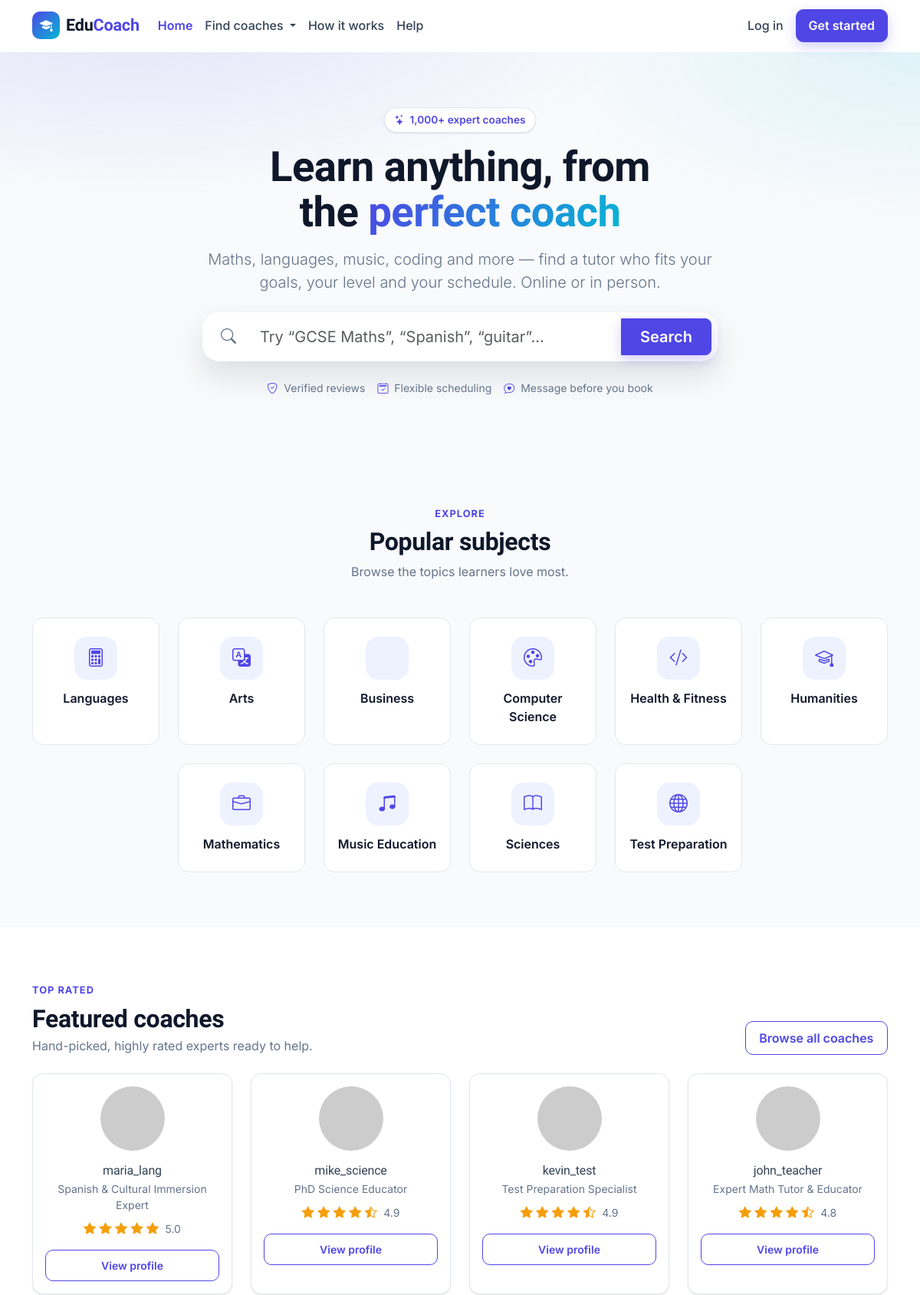
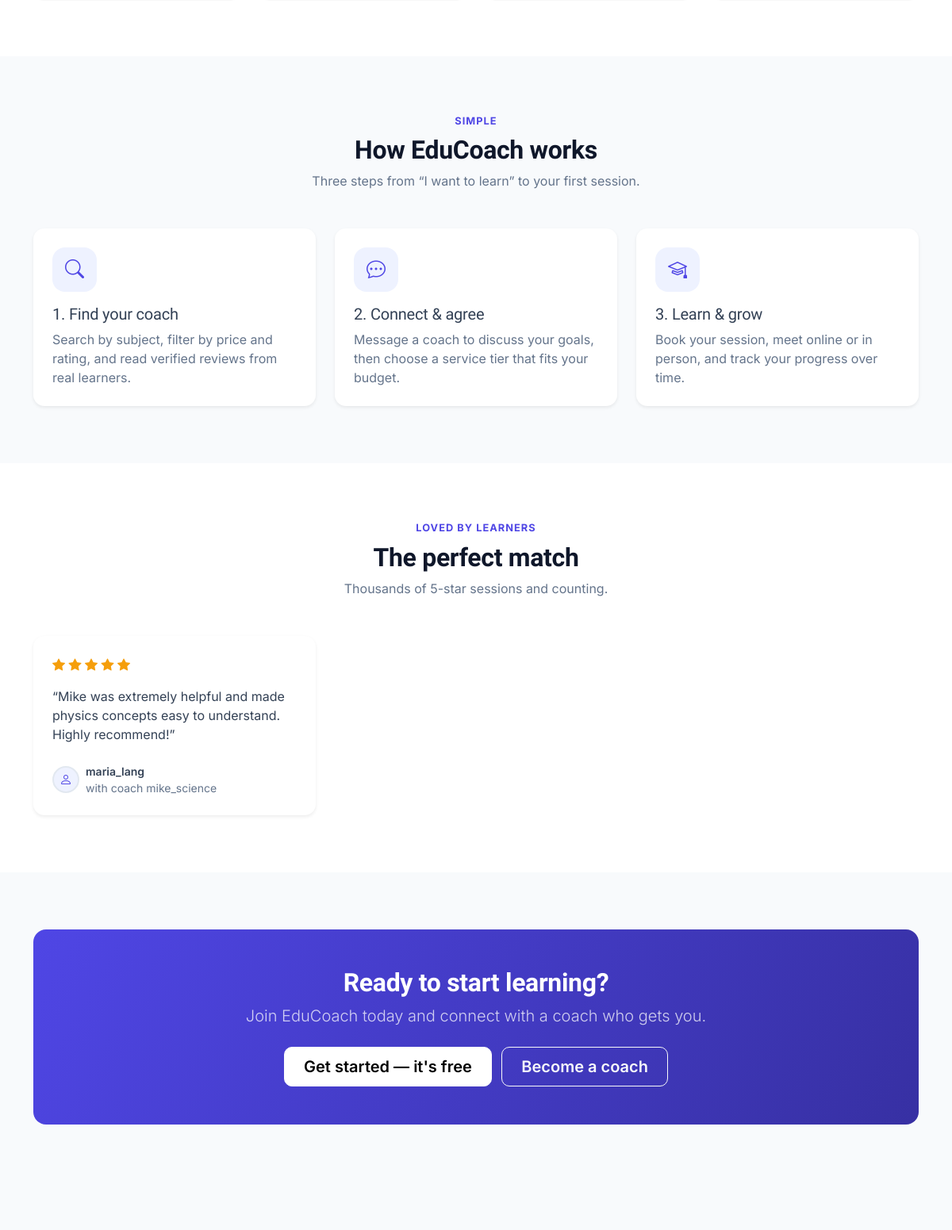
Page /pages/home.php (upper part) on the committed database (2 pictures, top to bottom).
### tables this page shows
CREATE TABLE IF NOT EXISTS Categories (
    category_id INT PRIMARY KEY AUTO_INCREMENT,
    name VARCHAR(100) NOT NULL,
    description TEXT
);

CREATE TABLE IF NOT EXISTS Coaches (
    coach_id INT PRIMARY KEY AUTO_INCREMENT,
    user_id INT,
    headline VARCHAR(255),  
    about_me TEXT,  
    experience VARCHAR(50),  
    hourly_rate DECIMAL(8,2),  
    video_url VARCHAR(255),  
    custom_category VARCHAR(100) NULL,  
    rating DECIMAL(3,2) DEFAULT 0,
    created_at TIMESTAMP DEFAULT CURRENT_TIMESTAMP
);

CREATE TABLE IF NOT EXISTS Users (
    user_id INT PRIMARY KEY AUTO_INCREMENT,
    username VARCHAR(50) NOT NULL,
    email VARCHAR(100) NOT NULL UNIQUE,
    password_hash VARCHAR(255) NOT NULL,
    user_type ENUM('regular', 'business', 'admin') DEFAULT 'regular',
    profile_image VARCHAR(255),
    bio TEXT,
    created_at TIMESTAMP DEFAULT CURRENT_TIMESTAMP,
    is_banned BOOLEAN DEFAULT FALSE,
    reset_token VARCHAR(64) DEFAULT NULL,
    reset_expires DATETIME DEFAULT NULL,
    last_login DATETIME DEFAULT NULL
);

CREATE TABLE IF NOT EXISTS Reviews (
    review_id INT PRIMARY KEY AUTO_INCREMENT,
    session_id INT,
    user_id INT,
    coach_id INT,
    rating TINYINT NOT NULL CHECK (rating BETWEEN 1 AND 5),
    comment TEXT,
    created_at TIMESTAMP DEFAULT CURRENT_TIMESTAMP
);

### includes/config.php (called while the page is built, shortened)
<?php
function e(?string $value): string
{
    return htmlspecialchars($value ?? '', ENT_QUOTES, 'UTF-8');
}

### pages/home.php (the view, shortened to what this page needs)
<?php
require __DIR__ . '/../includes/db_connection.php';
$user_id = $_SESSION['user_id'] ?? null;
try {
    $stmt = $pdo->query("
        SELECT c.category_id, c.name, COUNT(cc.coach_id) AS coach_count
        FROM Categories c
        LEFT JOIN CoachCategories cc ON c.category_id = cc.category_id
        GROUP BY c.category_id, c.name
        ORDER BY coach_count DESC, c.name ASC LIMIT 12");
    $popular_categories = $stmt->fetchAll();
} catch (PDOException $e) {
    $popular_categories = [];
}
try {
    $stmt = $pdo->query("
        SELECT c.coach_id, c.headline, c.rating, u.username, u.profile_image
        FROM Coaches c
        JOIN Users u ON c.user_id = u.user_id
        WHERE u.is_banned = 0
        ORDER BY c.rating DESC, c.coach_id ASC LIMIT 4");
    $featured_coaches = $stmt->fetchAll();
} catch (PDOException $e) {
    $featured_coaches = [];
}
try {
    $stmt = $pdo->query("
        SELECT r.rating, r.comment, ul.username AS learner_name, uc.username AS coach_name
        FROM Reviews r
        JOIN Users ul ON r.user_id = ul.user_id
        JOIN Coaches c ON r.coach_id = c.coach_id
        JOIN Users uc ON c.user_id = uc.user_id
        WHERE r.rating >= 4 AND r.comment IS NOT NULL AND r.comment <> ''
        ORDER BY r.created_at DESC LIMIT 3");
    $testimonials = $stmt->fetchAll();
} catch (PDOException $e) {
    $testimonials = [];
}
function avatar_url(?string $file, string $name): string
{
    return 'https://ui-avatars.com/api/?background=4f46e5&color=fff&size=128&name=' . urlencode($name);
}
include __DIR__ . '/../includes/header.php';
?>
<section class="hero section">
    <div class="container">
        <div class="row justify-content-center text-center">
            <div class="col-lg-9">
                <span class="hero-eyebrow mb-3"><i class="bi bi-stars"></i> 1,000+ expert coaches</span>
                <h1 class="hero-title mb-3">Learn anything, from<br class="d-none d-md-block"> the <span class="text-gradient">perfect coach</span></h1>
                <p class="lead text-muted mb-4 mx-auto" style="max-width:42rem">
                    Maths, languages, music, coding and more — find a tutor who fits your goals,
                    your level and your schedule. Online or in person.
                </p>
                <form action="coach-search.php" method="get" class="hero-search mx-auto" style="max-width:42rem">
                    <div class="input-group input-group-lg flex-nowrap">
                        <span class="input-group-text bg-white border-0 ps-3"><i class="bi bi-search text-muted"></i></span>
                        <input type="text" class="form-control" name="query" placeholder="Try “GCSE Maths”, “Spanish”, “guitar”…" aria-label="What do you want to learn?">
                        <button class="btn btn-primary px-4" type="submit">Search</button>
                    </div>
                </form>
                <div class="d-flex flex-wrap justify-content-center gap-3 mt-4 small text-muted">
                    <span><i class="bi bi-shield-check text-primary me-1"></i> Verified reviews</span>
                    <span><i class="bi bi-calendar2-check text-primary me-1"></i> Flexible scheduling</span>
                    <span><i class="bi bi-chat-heart text-primary me-1"></i> Message before you book</span>
                </div>
            </div>
        </div>
    </div>
</section>
<section class="section">
    <div class="container">
        <div class="text-center mb-5">
            <p class="eyebrow mb-2">Explore</p>
            <h2 class="mb-2">Popular subjects</h2>
            <p class="text-muted mb-0">Browse the topics learners love most.</p>
        </div>
        <div class="row g-3 g-md-4 justify-content-center">
            <?php
            $icons = ['bi-calculator','bi-translate','bi-flask','bi-palette','bi-code-slash','bi-mortarboard','bi-briefcase','bi-music-note-beamed','bi-book','bi-globe','bi-clipboard-data','bi-pencil'];
            $tiles = $popular_categories ?: array_map(fn($n) => ['name' => $n, 'category_id' => null],
                ['Maths','Languages','Sciences','Art & Design','Coding','Test Prep','Business','Music','Humanities','Geography','Data','Writing']);
            foreach ($tiles as $i => $cat):
                $href = $cat['category_id']
                    ? 'coach-search.php?category=' . urlencode($cat['category_id'])
                    : 'coach-search.php?query=' . urlencode($cat['name']);
            ?>
                <div class="col-6 col-md-4 col-lg-2">
                    <a href="<?= e($href) ?>" class="subject-tile">
                        <span class="icon-circle"><i class="bi <?= $icons[$i % count($icons)] ?>"></i></span>
                        <p class="subject-name"><?= e($cat['name']) ?></p>
                    </a>
                </div>
            <?php endforeach; ?>
        </div>
    </div>
</section>
<section class="section bg-white">
    <div class="container">
        <div class="d-flex flex-wrap justify-content-between align-items-end mb-4 gap-2">
            <div>
                <p class="eyebrow mb-2">Top rated</p>
                <h2 class="mb-1">Featured coaches</h2>
                <p class="text-muted mb-0">Hand-picked, highly rated experts ready to help.</p>
            </div>
            <a href="coach-search.php" class="btn btn-outline-primary">Browse all coaches</a>
        </div>
        <div class="row g-4">
            <?php if (!$featured_coaches): ?>
                <div class="col-12"><div class="alert alert-light border text-center mb-0">No coaches to show yet — be the first to <a href="become-coach.php">join as a coach</a>.</div></div>
            <?php else: foreach ($featured_coaches as $coach): ?>
                <div class="col-sm-6 col-lg-3">
                    <div class="card h-100 hover-lift text-center">
                        <div class="card-body">
                            <img src="<?= e(avatar_url($coach['profile_image'] ?? null, $coach['username'])) ?>"
                                 alt="<?= e($coach['username']) ?>" class="rounded-circle mb-3"
                                 style="width:84px;height:84px;object-fit:cover">
                            <h3 class="h6 mb-1"><?= e($coach['username']) ?></h3>
                            <p class="small text-muted mb-2"><?= e($coach['headline'] ?? 'EduCoach coach') ?></p>
                            <div class="rating-stars mb-3">
                                <?php $r = (float) $coach['rating']; for ($i = 1; $i <= 5; $i++): ?>
                                    <i class="bi <?= $i <= floor($r) ? 'bi-star-fill' : ($i - 0.5 <= $r ? 'bi-star-half' : 'bi-star') ?>"></i>
                                <?php endfor; ?>
                                <span class="text-muted small ms-1"><?= number_format($r, 1) ?></span>
                            </div>
                            <a href="coach-profile.php?id=<?= (int) $coach['coach_id'] ?>" class="btn btn-sm btn-outline-primary w-100">View profile</a>
                        </div>
                    </div>
                </div>
            <?php endforeach; endif; ?>
        </div>
    </div>
</section>
<section class="section">
    <div class="container">
        <div class="text-center mb-5">
            <p class="eyebrow mb-2">Simple</p>
            <h2 class="mb-2">How EduCoach works</h2>
            <p class="text-muted mb-0">Three steps from “I want to learn” to your first session.</p>
        </div>
        <div class="row g-4">
            <?php
            $steps = [
                ['bi-search', 'Find your coach', 'Search by subject, filter by price and rating, and read verified reviews from real learners.'],
                ['bi-chat-dots', 'Connect & agree', 'Message a coach to discuss your goals, then choose a service tier that fits your budget.'],
                ['bi-mortarboard', 'Learn & grow', 'Book your session, meet online or in person, and track your progress over time.'],
            ];
            foreach ($steps as $n => [$icon, $title, $text]): ?>
                <div class="col-md-4">
                    <div class="card h-100 border-0 shadow-sm">
                        <div class="card-body p-4">
                            <span class="icon-circle mb-3"><i class="bi <?= $icon ?>"></i></span>
                            <h3 class="h5"><?= ($n + 1) . '. ' . $title ?></h3>
                            <p class="text-muted mb-0"><?= $text ?></p>
                        </div>
                    </div>
                </div>
            <?php endforeach; ?>
        </div>
    </div>
</section>
<section class="section bg-white">
    <div class="container">
        <div class="text-center mb-5">
            <p class="eyebrow mb-2">Loved by learners</p>
            <h2 class="mb-2">The perfect match</h2>
            <p class="text-muted mb-0">Thousands of 5-star sessions and counting.</p>
        </div>
        <div class="row g-4">
            <?php
            $reviews = $testimonials ?: [
                ['rating' => 5, 'comment' => 'My coach tailored every session to exactly what I needed. I finally understand calculus!', 'learner_name' => 'Sarah', 'coach_name' => 'Michael'],
                ['rating' => 5, 'comment' => "Best tutoring I've had. Structured, patient and genuinely encouraging.", 'learner_name' => 'James', 'coach_name' => 'Emily'],
                ['rating' => 5, 'comment' => 'After years of trying, I can finally play my favourite songs on guitar.', 'learner_name' => 'David', 'coach_name' => 'Laura'],
            ];
            foreach ($reviews as $t): ?>
                <div class="col-md-4">
                    <div class="card h-100 border-0 shadow-sm">
                        <div class="card-body p-4">
                            <div class="rating-stars mb-3">
                                <?php for ($i = 1; $i <= 5; $i++): ?>
                                    <i class="bi <?= $i <= (int) $t['rating'] ? 'bi-star-fill' : 'bi-star' ?>"></i>
                                <?php endfor; ?>
                            </div>
                            <p class="mb-4">“<?= e($t['comment']) ?>”</p>
                            <div class="d-flex align-items-center gap-2">
                                <span class="user-avatar user-avatar--placeholder"><i class="bi bi-person"></i></span>
                                <div>
                                    <p class="mb-0 fw-semibold small"><?= e($t['learner_name']) ?></p>
                                    <p class="mb-0 text-muted small">with coach <?= e($t['coach_name']) ?></p>
                                </div>
                            </div>
                        </div>
                    </div>
                </div>
            <?php endforeach; ?>
        </div>
    </div>
</section>
<section class="section">
    <div class="container">
        <div class="rounded-4 p-5 text-center text-white" style="background:linear-gradient(120deg,var(--ec-primary),var(--ec-primary-darker))">
            <h2 class="text-white mb-2">Ready to start learning?</h2>
            <p class="lead mb-4 opacity-75">Join EduCoach today and connect with a coach who gets you.</p>
            <?php if ($user_id): ?>
                <a href="coach-search.php" class="btn btn-light btn-lg px-4">Find a coach</a>
            <?php else: ?>
                <a href="register.php" class="btn btn-light btn-lg px-4 me-2">Get started — it's free</a>
                <a href="become-coach.php" class="btn btn-outline-light btn-lg px-4">Become a coach</a>
            <?php endif; ?>
        </div>
    </div>
</section>
<?php include __DIR__ . '/../includes/footer.php'; ?>

### rows in the picture
categories: name "Languages"
categories: name "Arts"
categories: name "Business"
categories: name "Computer Science"
categories: name "Health & Fitness"
categories: name "Humanities"
categories: name "Mathematics"
categories: name "Music Education"
categories: name "Sciences"
categories: name "Test Preparation"
coaches: user.username "maria_lang", headline "Spanish & Cultural Immersion Expert", rating "5.0"
coaches: user.username "mike_science", headline "PhD Science Educator", rating "4.9"
coaches: user.username "kevin_test", headline "Test Preparation Specialist", rating "4.9"
coaches: user.username "john_teacher", headline "Expert Math Tutor & Educator", rating "4.8"
reviews: rating 5 (drawn), comment "Mike was extremely helpful and made physics concepts easy to understand. Highly recommend!", user.username "maria_lang", users.username "mike_science"

### other values in the picture
$title "Find your coach"
$text "Search by subject, filter by price and rating, and read verified reviews from real learners."
$title "Connect & agree"
$text "Message a coach to discuss your goals, then choose a service tier that fits your budget."
$title "Learn & grow"
$text "Book your session, meet online or in person, and track your progress over time."
